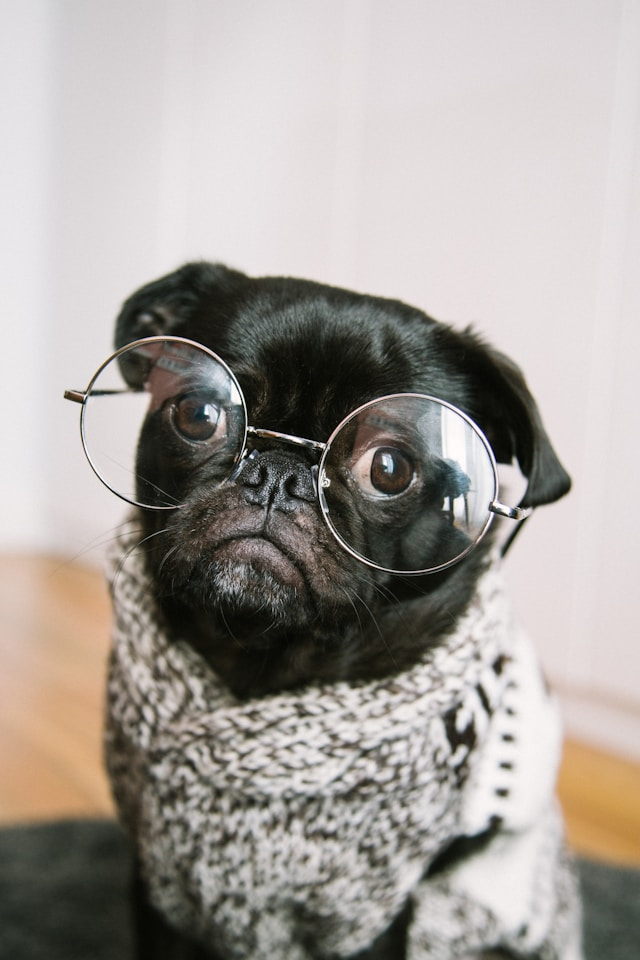
#> input picture t2.jpeg, 640 x 960 px, given as the content of the folder /content/colab/Cat, which was not available
$ jupyter execute --allow-errors svm.ipynb   (text cells are left out)
#> lines starting #> are read from the running program, lines starting #| are printed output that depends on the picture; pictures that were not available may be replaced by others from this repository, and a replacement may not be noted
[cell 1]
import os
import numpy as np
from skimage.io import imread
from skimage.transform import resize
from sklearn.model_selection import train_test_split
from sklearn.model_selection import GridSearchCV
from sklearn.svm import SVC
from sklearn.metrics import accuracy_score

[cell 2]
input_dir = '/content/colab'
categories = ['Cat', 'Dog']

data =[]
labels =[]

for category_idx,category in enumerate(categories):
  for file in os.listdir(os.path.join(input_dir, category)):
      img_path = os.path.join(input_dir, category, file)
      img = imread(img_path)
#> img is the input picture: shape (960, 640, 3); mean R, G, B 165.1, 159.6, 154.4
      img = resize(img, (100,100))
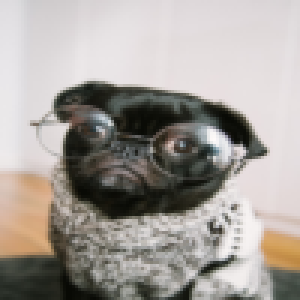
#> img: shape (100, 100, 3) float64 (shown 3 times larger); mean R, G, B 0.648, 0.626, 0.606
      data.append(img.flatten())
      labels.append(category_idx)

data = np.asarray(data)
labels = np.asarray(labels)

#> (a cell that did not finish here is left out)

[cell 4]
classifier = SVC()
parameters = [{'gamma': [0.01, 0.001, 0.0001], 'C': [1,10,100,1000]}]
grid_search = GridSearchCV(classifier, parameters)
#> (the rest of this cell did not finish here and is left out)

#> (a cell that did not finish here is left out)

[cell 6]
input_image_path = 't1.jpeg'
input_image = imread(input_image_path)
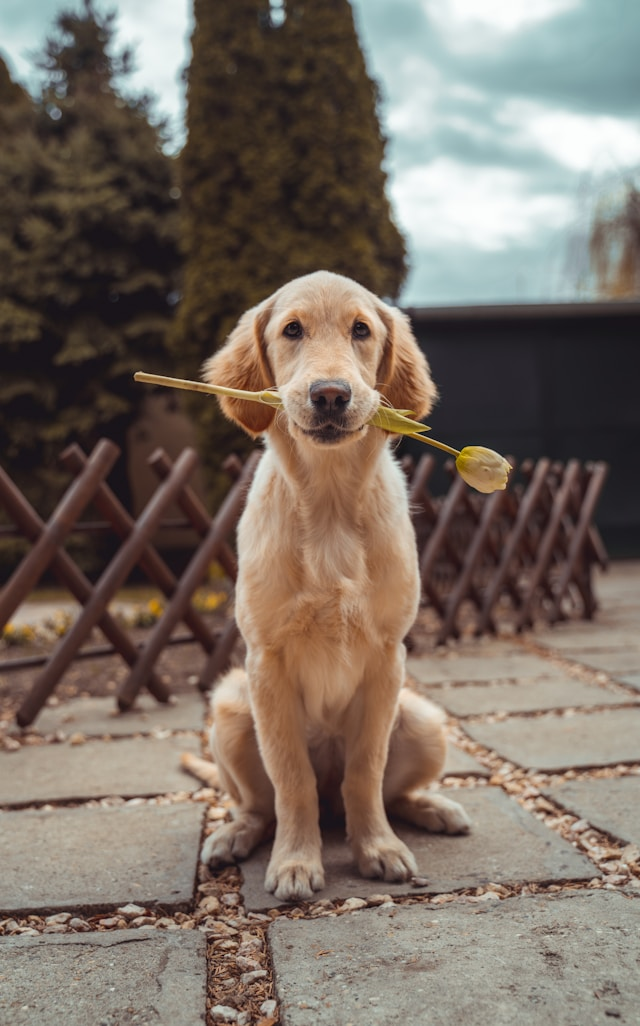
#> input picture t1.jpeg, 640 x 1026 px
#> input_image is the input picture: shape (1026, 640, 3); mean R, G, B 121.9, 109.6, 99.7
resized_image = resize(input_image, (100, 100))
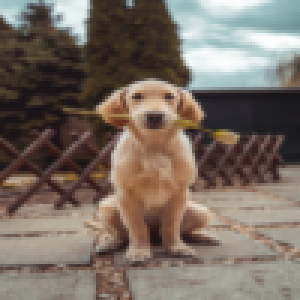
#> resized_image: shape (100, 100, 3) float64 (shown 3 times larger); mean R, G, B 0.478, 0.43, 0.391
flattened_image = resized_image.flatten()
#> (the rest of this cell did not finish here and is left out)
